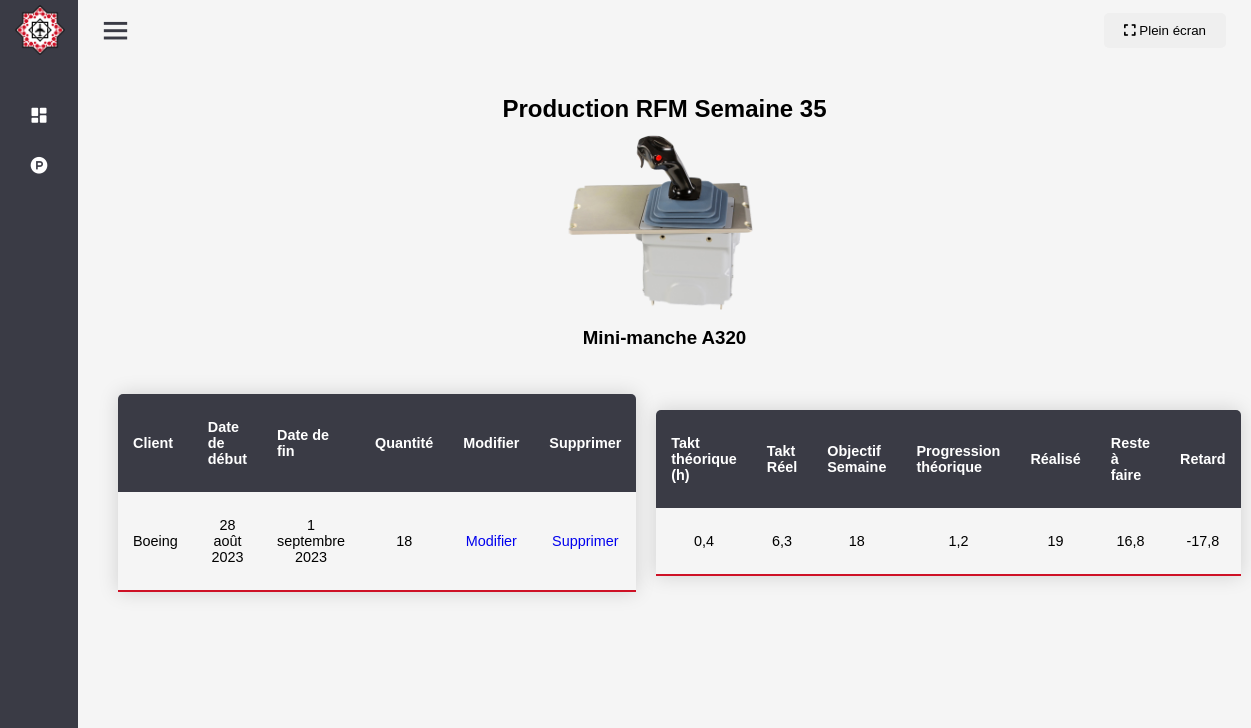
/produits/produit/1/, run on the app's committed database.
### product/models.py (models this page shows, shortened)
class Produit(models.Model):
    reference = models.CharField(max_length=100)  # La référence du produit
    nom = models.CharField(max_length=200)  # Le nom du produit
    photo = models.ImageField(upload_to=upload_to, null=True, blank=True)  # La photo du produit (optionnelle)
    ligne_production = models.ForeignKey(LigneProd, on_delete=models.CASCADE, related_name='produits')  # La ligne de production à laquelle le produit est associé

class ObjectifHebdo(models.Model):
    produit = models.ForeignKey(Produit, on_delete=models.CASCADE)
    numero_semaine = models.IntegerField(default=1)  # Ajouter une valeur par défaut ici
    choix_clients = (
        ("Airbus", "Airbus"),
        ("Boeing", "Boeing"),
        ("Comac", "Comac"),
    )
    client = models.CharField(choices=choix_clients, max_length=30)
    date_debut = models.DateField()
    date_fin = models.DateField()
    quantite = models.IntegerField()
    utilisateur = models.ForeignKey(User, null=True, on_delete=models.CASCADE)

### product/views.py (the view, shortened to what this page needs)
# urls.py: path('produit/<int:produit_id>/', views.produit, name='produit'),
def produit(request, produit_id):
    try:
        produit = get_object_or_404(Produit, pk=produit_id)
        date = datetime.now()
        now = timezone.localtime()
        dernier_objectif_hebdo = ObjectifHebdo.objects.filter(produit=produit).first()
        jours_travailles = 5  # Nombre de jours de travail par semaine
        heures_travailles = 8  # Nombre d'heures de travail par jour
        if dernier_objectif_hebdo.quantite == 0 or dernier_objectif_hebdo.quantite is None:
            takt_theorique = 0
        else:
            takt_theorique = math.floor(float(dernier_objectif_hebdo.quantite / (jours_travailles * heures_travailles)) * 10) / 10
        debut_semaine = date - timedelta(days=date.weekday())
        lundi = debut_semaine
        mardi = debut_semaine + timedelta(days=1)
        mercredi = debut_semaine + timedelta(days=2)
        jeudi = debut_semaine + timedelta(days=3)
        vendredi = debut_semaine + timedelta(days=4)
        cible_horaire = takt_theorique
        heures_cibles_jour = [
            {'datetime__hour': 8, 'total_ach': 0},
            {'datetime__hour': 9, 'total_ach': cible_horaire * 1},
            {'datetime__hour': 10, 'total_ach': cible_horaire * 2},
            {'datetime__hour': 11, 'total_ach': cible_horaire * 3},
            {'datetime__hour': 12, 'total_ach': cible_horaire * 4},
            {'datetime__hour': 13, 'total_ach': cible_horaire * 5},
            {'datetime__hour': 14, 'total_ach': cible_horaire * 6},
            {'datetime__hour': 15, 'total_ach': cible_horaire * 7},
            {'datetime__hour': 16, 'total_ach': cible_horaire * 8},
            {'datetime__hour': 17, 'total_ach': cible_horaire * 9},
            {'datetime__hour': 18, 'total_ach': cible_horaire * 10},
        ]
        cible_journaliere = math.floor(float(dernier_objectif_hebdo.quantite / jours_travailles) * 10) / 10
        cibles_journalieres = [
            {'datetime__date': lundi.date(), 'total_ach': cible_journaliere},
            {'datetime__date': mardi.date(), 'total_ach': cible_journaliere},
            {'datetime__date': mercredi.date(), 'total_ach': cible_journaliere},
            {'datetime__date': jeudi.date(), 'total_ach': cible_journaliere},
            {'datetime__date': vendredi.date(), 'total_ach': cible_journaliere},
        ]
        debut_semaine = date - timedelta(days=date.weekday())
        fin_semaine = debut_semaine + timedelta(days=4)
        mouvements_par_jour = MouvementTempsReel.objects.filter(produit=produit, date_heure__date__range=(debut_semaine, fin_semaine)).values('date_heure__date').annotate(total_ach=Sum('quantite'))
        total_realise = mouvements_par_jour.aggregate(Sum('total_ach'))['total_ach__sum']
        if total_realise is None or total_realise == 0:
            takt_reel = 0
        else:
            takt_reel = math.floor(float(total_realise / (date.hour - 8)) * 10) / 10 if date.hour > 8 else 0
        progression_theorique = math.floor(float(takt_theorique * (date.hour - 8)) * 10) / 10 if date.hour >= 8 else 0
        if total_realise is None:
            retard = progression_theorique
        else:
            retard = math.floor(float(progression_theorique - total_realise) * 10) / 10
        mouvements_jusqua_present = MouvementTempsReel.objects.filter(Q(date_heure__date=date) & Q(date_heure__time__lte=date), produit=produit).annotate(total_ach=Sum('quantite'))
        total_mouvements_aujourdhui = mouvements_jusqua_present.aggregate(Sum('total_ach'))['total_ach__sum']
        reste_a_faire = math.floor(float(dernier_objectif_hebdo.quantite - progression_theorique) * 10) / 10
        objectif_semaine_courante = ObjectifHebdo.objects.filter(
            produit=produit,
            numero_semaine=date.isocalendar()[1]
        ).last()
        mouvements_par_heure = MouvementTempsReel.objects.filter(
            produit=produit,
            date_heure__date=now.date()
        ).values('date_heure').annotate(total_ach=Sum('quantite'))
        mouvements_format = []
        for mouvement in mouvements_par_heure:
            heure = mouvement['date_heure'] + timedelta(hours=1)
            quantite = mouvement['total_ach']
            mouvements_format.append([heure.strftime('%H:%M'), quantite])
        mouvements_json = json.dumps(mouvements_format)
        mouvements_format_jour = [
            {'date_heure__date': mouvement['date_heure__date'].strftime('%Y-%m-%d'), 'total_ach': mouvement['total_ach']}
            for mouvement in mouvements_par_jour
        ]
        mouvements_json_jour = json.dumps(mouvements_format_jour)
        context = {
            'date': date,
            'produit': produit,
            'numero_semaine': dernier_objectif_hebdo.numero_semaine,
            'debut_semaine': dernier_objectif_hebdo.date_debut,
            'fin_semaine': dernier_objectif_hebdo.date_fin,
            'objectif_hebdo': dernier_objectif_hebdo,
            'objectif_semaine_courante':objectif_semaine_courante,
            'takt_theorique': takt_theorique,
            'takt_reel': takt_reel,
            'progression_theorique': progression_theorique,
            'retard': retard,
            'total_realise': total_realise,
            'reste_a_faire': reste_a_faire,
            'cibles_heures_jour': heures_cibles_jour,
            'cibles_journalieres': cibles_journalieres,
            'mouvements_par_jour': mouvements_json_jour,
            'total_mouvements_aujourdhui': total_mouvements_aujourdhui,
            'mouvements_par_heure': mouvements_json,
        }
        return render(request, 'produit.html', context)
    except Produit.DoesNotExist:
        return render(request, 'produit_inexistant.html')

### product/templates/produit.html (shortened to what this page needs)
{% extends 'base_template.html' %}
{% load static %}
{% block content %}
<!DOCTYPE html>
<html>
<head>
</head>
<body>
    <div class="container">
        <div class="partie1">
            <div class="sous-partie">
                <h2>Production RFM Semaine  {{ numero_semaine }}</h2>
                {% if produit.photo %}
                    <img src="{% static 'images/'%}{{ produit.photo }}" alt="{{ produit.nom }}" height="200">
                {% else %}
                    <p>Aucune image disponible pour ce produit.</p>
                {% endif %}
                <h3>{{ produit.nom }}</h3>
            </div>
        </div>
        <div class="partie2">
            <div class="sous-partie1">
                <table id="tbl" class="content-table">
                    <thead>
                        <tr>
                            <th>Client</th>
                            <th>Date de début</th>
                            <th>Date de fin</th>
                            <th>Quantité</th>
                            <th>Modifier</th>
                            <th>Supprimer</th>
                        </tr>
                    </thead>
                    <tbody>
                        {% if objectif_semaine_courante %}
                            <tr>
                                <td>{{ objectif_semaine_courante.client }}</td>
                                <td>{{ objectif_semaine_courante.date_debut }}</td>
                                <td>{{ objectif_semaine_courante.date_fin }}</td>
                                <td>{{ objectif_semaine_courante.quantite }}</td>
                                <td><a href="{% url 'modifier_objectif_hebdo' objectif_semaine_courante.id %}">Modifier</a></td>
                                <td><a href="{% url 'supprimer_objectif_hebdo' objectif_semaine_courante.id %}">Supprimer</a></td>
                            </tr>
                        {% else %}
                            <tr>
                                <td colspan="6">Aucun objectif hebdomadaire défini pour cette semaine.</td>
                            </tr>
                        {% endif %}
                    </tbody>
                </table>
            </div>
            <div class="sous-partie2">
                        <table id="tbl" class="content-table">
                            <thead>
                                <tr>
                                    <th>Takt théorique (h)</th>
                                    <th>Takt Réel</th>
                                    <th>Objectif Semaine</th>
                                    <th>Progression théorique</th>
                                    <th>Réalisé</th>
                                    <th>Reste à faire</th>
                                    <th>Retard</th>
                                </tr>
                            </thead>
                            <tbody>
                                <tr>
                                    <td>{{ takt_theorique }}</td>
                                    <td>{{ takt_reel }}</td>
                                    <td>{{ objectif_hebdo.quantite }}</td>
                                    <td>{{ progression_theorique }}</td>
                                    <td>{{ total_realise }}</td>
                                    <td>{{ reste_a_faire }}</td>
                                    <td>{{ retard }}</td>
                                </tr>
                            </tbody>
                        </table>
                    </div>
                </div>
        <div class="partie3">
        </div>
    </div>
</body>
</html>
{% endblock %}

### static/css/style.css (style rules this page uses)
html { background-color: whitesmoke; }
* { margin: 0; padding: 0; box-sizing: border-box; font-family: 'Arial', sans-serif; }
.content-table { border-collapse: collapse; margin: 25px 0; font-size: 0.9em; min-width: 100%; border-radius: 5px 5px 0 0; overflow: hidden; box-shadow: 0 0 20px rgba(0, 0, 0, 0.15); }
.content-table thead tr { background-color: #3a3b45; color: #ffffff; text-align: left; font-weight: bold; }
.content-table th, .content-table td { padding: 25px 15px; }
.content-table tbody tr { border-bottom: 1px solid #dddddd; }
.content-table tbody tr:last-of-type { border-bottom: 2px solid #CE1126; }
a { text-decoration: none; display: inline-block; }
.container { height: 100%; width: 100%; background-color: whitesmoke; padding: 25px 30px; margin-bottom: 0px; }

### product/templates/produit.html (style rules this page uses)
body, html { height: 100%; margin: 0; padding: 0; }
.container { display: flex; flex-direction: column; height: 80%; }
.partie1, .partie2, .partie3 { flex: 1; display: flex; flex-direction: row; align-items: center; text-align: center; }
.partie1 .sous-partie { flex: 1; margin: 10px; }
.partie2 .sous-partie1 { flex: 1; margin: 10px; }
.partie2 .sous-partie2 { flex: 2; margin: 10px; }

### data on the page
Produit: photo (picture), nom "Mini-manche A320"
ObjectifHebdo: client "Boeing", date_debut "28 août 2023", date_fin "1 septembre 2023", quantite "18"

### other printed values
{{ numero_semaine }} "35"
{{ takt_theorique }} "0,4"
{{ takt_reel }} "6,3"
{{ progression_theorique }} "1,2"
{{ total_realise }} "19"
{{ reste_a_faire }} "16,8"
{{ retard }} "-17,8"
